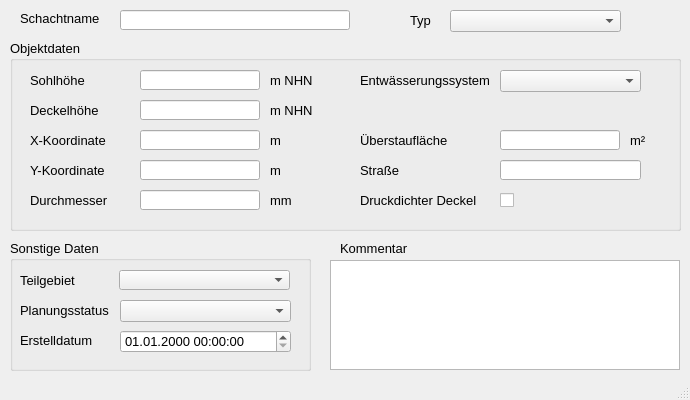
<?xml version="1.0" encoding="UTF-8"?>
<ui version="4.0">
 <class>MainWindow</class>
 <widget class="QMainWindow" name="MainWindow">
  <property name="enabled">
   <bool>true</bool>
  </property>
  <property name="geometry">
   <rect>
    <x>0</x>
    <y>0</y>
    <width>690</width>
    <height>400</height>
   </rect>
  </property>
  <property name="minimumSize">
   <size>
    <width>690</width>
    <height>400</height>
   </size>
  </property>
  <property name="font">
   <font>
    <family>Tahoma</family>
    <pointsize>10</pointsize>
   </font>
  </property>
  <property name="windowTitle">
   <string>Schacht</string>
  </property>
  <widget class="QWidget" name="centralwidget">
   <widget class="QLabel" name="label">
    <property name="geometry">
     <rect>
      <x>20</x>
      <y>10</y>
      <width>90</width>
      <height>16</height>
     </rect>
    </property>
    <property name="text">
     <string>Schachtname</string>
    </property>
   </widget>
   <widget class="QLabel" name="label_14">
    <property name="geometry">
     <rect>
      <x>340</x>
      <y>240</y>
      <width>81</width>
      <height>16</height>
     </rect>
    </property>
    <property name="text">
     <string>Kommentar</string>
    </property>
   </widget>
   <widget class="QLineEdit" name="schnam">
    <property name="geometry">
     <rect>
      <x>120</x>
      <y>10</y>
      <width>230</width>
      <height>20</height>
     </rect>
    </property>
   </widget>
   <widget class="QTextEdit" name="kommentar">
    <property name="geometry">
     <rect>
      <x>330</x>
      <y>260</y>
      <width>350</width>
      <height>110</height>
     </rect>
    </property>
    <property name="minimumSize">
     <size>
      <width>350</width>
      <height>110</height>
     </size>
    </property>
   </widget>
   <widget class="QComboBox" name="schachttyp">
    <property name="geometry">
     <rect>
      <x>450</x>
      <y>10</y>
      <width>171</width>
      <height>22</height>
     </rect>
    </property>
    <property name="font">
     <font>
      <family>Tahoma</family>
      <pointsize>10</pointsize>
      <italic>true</italic>
     </font>
    </property>
    <property name="toolTip">
     <string>&lt;html&gt;&lt;head/&gt;&lt;body&gt;&lt;p&gt;Hier kann der Knotentyp geändert werden&lt;/p&gt;&lt;/body&gt;&lt;/html&gt;</string>
    </property>
    <property name="statusTip">
     <string>Hier kann der Knotentyp geändert werden</string>
    </property>
    <property name="whatsThis">
     <string>Hier kann der Knotentyp geändert werden</string>
    </property>
   </widget>
   <widget class="QLabel" name="label_21">
    <property name="geometry">
     <rect>
      <x>410</x>
      <y>10</y>
      <width>31</width>
      <height>21</height>
     </rect>
    </property>
    <property name="font">
     <font>
      <family>Tahoma</family>
      <pointsize>10</pointsize>
      <italic>false</italic>
     </font>
    </property>
    <property name="text">
     <string>Typ</string>
    </property>
   </widget>
   <widget class="QGroupBox" name="groupBox_2">
    <property name="geometry">
     <rect>
      <x>10</x>
      <y>40</y>
      <width>671</width>
      <height>191</height>
     </rect>
    </property>
    <property name="font">
     <font>
      <family>Tahoma</family>
      <pointsize>10</pointsize>
     </font>
    </property>
    <property name="title">
     <string>Objektdaten</string>
    </property>
    <widget class="QLineEdit" name="x">
     <property name="geometry">
      <rect>
       <x>130</x>
       <y>90</y>
       <width>120</width>
       <height>20</height>
      </rect>
     </property>
     <property name="readOnly">
      <bool>true</bool>
     </property>
    </widget>
    <widget class="QLabel" name="label_3">
     <property name="geometry">
      <rect>
       <x>20</x>
       <y>30</y>
       <width>81</width>
       <height>21</height>
      </rect>
     </property>
     <property name="text">
      <string>Sohlhöhe</string>
     </property>
    </widget>
    <widget class="QLineEdit" name="sohlhoehe">
     <property name="geometry">
      <rect>
       <x>130</x>
       <y>30</y>
       <width>120</width>
       <height>20</height>
      </rect>
     </property>
    </widget>
    <widget class="QLabel" name="label_11">
     <property name="geometry">
      <rect>
       <x>260</x>
       <y>90</y>
       <width>41</width>
       <height>21</height>
      </rect>
     </property>
     <property name="text">
      <string>m</string>
     </property>
    </widget>
    <widget class="QLabel" name="label_5">
     <property name="geometry">
      <rect>
       <x>20</x>
       <y>60</y>
       <width>81</width>
       <height>21</height>
      </rect>
     </property>
     <property name="text">
      <string>Deckelhöhe</string>
     </property>
    </widget>
    <widget class="QLabel" name="label_39">
     <property name="geometry">
      <rect>
       <x>20</x>
       <y>150</y>
       <width>81</width>
       <height>21</height>
      </rect>
     </property>
     <property name="text">
      <string>Durchmesser</string>
     </property>
    </widget>
    <widget class="QLineEdit" name="ueberstauflaeche">
     <property name="geometry">
      <rect>
       <x>490</x>
       <y>90</y>
       <width>120</width>
       <height>20</height>
      </rect>
     </property>
    </widget>
    <widget class="QLabel" name="label_12">
     <property name="geometry">
      <rect>
       <x>260</x>
       <y>120</y>
       <width>41</width>
       <height>21</height>
      </rect>
     </property>
     <property name="text">
      <string>m</string>
     </property>
    </widget>
    <widget class="QLineEdit" name="deckelhoehe">
     <property name="geometry">
      <rect>
       <x>130</x>
       <y>60</y>
       <width>120</width>
       <height>20</height>
      </rect>
     </property>
    </widget>
    <widget class="QLineEdit" name="durchm">
     <property name="geometry">
      <rect>
       <x>130</x>
       <y>150</y>
       <width>120</width>
       <height>20</height>
      </rect>
     </property>
    </widget>
    <widget class="QLabel" name="label_9">
     <property name="geometry">
      <rect>
       <x>20</x>
       <y>120</y>
       <width>81</width>
       <height>21</height>
      </rect>
     </property>
     <property name="text">
      <string>Y-Koordinate</string>
     </property>
    </widget>
    <widget class="QLabel" name="label_28">
     <property name="geometry">
      <rect>
       <x>620</x>
       <y>90</y>
       <width>41</width>
       <height>21</height>
      </rect>
     </property>
     <property name="text">
      <string>m²</string>
     </property>
    </widget>
    <widget class="QLabel" name="label_42">
     <property name="geometry">
      <rect>
       <x>350</x>
       <y>90</y>
       <width>131</width>
       <height>21</height>
      </rect>
     </property>
     <property name="text">
      <string>Überstaufläche</string>
     </property>
    </widget>
    <widget class="QLabel" name="label_10">
     <property name="geometry">
      <rect>
       <x>260</x>
       <y>60</y>
       <width>51</width>
       <height>21</height>
      </rect>
     </property>
     <property name="text">
      <string>m NHN</string>
     </property>
    </widget>
    <widget class="QLabel" name="label_27">
     <property name="geometry">
      <rect>
       <x>260</x>
       <y>150</y>
       <width>41</width>
       <height>21</height>
      </rect>
     </property>
     <property name="text">
      <string>mm</string>
     </property>
    </widget>
    <widget class="QLabel" name="label_8">
     <property name="geometry">
      <rect>
       <x>260</x>
       <y>30</y>
       <width>51</width>
       <height>21</height>
      </rect>
     </property>
     <property name="text">
      <string>m NHN</string>
     </property>
    </widget>
    <widget class="QLabel" name="label_6">
     <property name="geometry">
      <rect>
       <x>20</x>
       <y>90</y>
       <width>81</width>
       <height>21</height>
      </rect>
     </property>
     <property name="text">
      <string>X-Koordinate</string>
     </property>
    </widget>
    <widget class="QLineEdit" name="y">
     <property name="geometry">
      <rect>
       <x>130</x>
       <y>120</y>
       <width>120</width>
       <height>20</height>
      </rect>
     </property>
     <property name="readOnly">
      <bool>true</bool>
     </property>
    </widget>
    <widget class="QCheckBox" name="druckdicht">
     <property name="geometry">
      <rect>
       <x>490</x>
       <y>150</y>
       <width>70</width>
       <height>21</height>
      </rect>
     </property>
     <property name="text">
      <string/>
     </property>
    </widget>
    <widget class="QComboBox" name="entwart">
     <property name="geometry">
      <rect>
       <x>490</x>
       <y>30</y>
       <width>141</width>
       <height>22</height>
      </rect>
     </property>
    </widget>
    <widget class="QLabel" name="label_41">
     <property name="geometry">
      <rect>
       <x>350</x>
       <y>150</y>
       <width>130</width>
       <height>21</height>
      </rect>
     </property>
     <property name="text">
      <string>Druckdichter Deckel</string>
     </property>
    </widget>
    <widget class="QLineEdit" name="strasse">
     <property name="geometry">
      <rect>
       <x>490</x>
       <y>120</y>
       <width>141</width>
       <height>20</height>
      </rect>
     </property>
    </widget>
    <widget class="QLabel" name="label_2">
     <property name="geometry">
      <rect>
       <x>350</x>
       <y>120</y>
       <width>131</width>
       <height>21</height>
      </rect>
     </property>
     <property name="text">
      <string>Straße</string>
     </property>
    </widget>
    <widget class="QLabel" name="label_40">
     <property name="geometry">
      <rect>
       <x>350</x>
       <y>30</y>
       <width>131</width>
       <height>21</height>
      </rect>
     </property>
     <property name="text">
      <string>Entwässerungssystem</string>
     </property>
    </widget>
   </widget>
   <widget class="QGroupBox" name="groupBox_3">
    <property name="geometry">
     <rect>
      <x>10</x>
      <y>240</y>
      <width>301</width>
      <height>131</height>
     </rect>
    </property>
    <property name="font">
     <font>
      <family>Tahoma</family>
      <pointsize>10</pointsize>
     </font>
    </property>
    <property name="title">
     <string>Sonstige Daten</string>
    </property>
    <widget class="QComboBox" name="teilgebiet">
     <property name="geometry">
      <rect>
       <x>109</x>
       <y>30</y>
       <width>171</width>
       <height>20</height>
      </rect>
     </property>
    </widget>
    <widget class="QLabel" name="label_13">
     <property name="geometry">
      <rect>
       <x>10</x>
       <y>30</y>
       <width>71</width>
       <height>20</height>
      </rect>
     </property>
     <property name="text">
      <string>Teilgebiet</string>
     </property>
     <property name="buddy">
      <cstring>simstatus</cstring>
     </property>
    </widget>
    <widget class="QComboBox" name="simstatus">
     <property name="geometry">
      <rect>
       <x>110</x>
       <y>60</y>
       <width>171</width>
       <height>22</height>
      </rect>
     </property>
    </widget>
    <widget class="QgsDateTimeEdit" name="createdat">
     <property name="geometry">
      <rect>
       <x>110</x>
       <y>90</y>
       <width>171</width>
       <height>23</height>
      </rect>
     </property>
     <property name="font">
      <font>
       <family>Tahoma</family>
       <pointsize>10</pointsize>
      </font>
     </property>
     <property name="currentSection">
      <enum>QDateTimeEdit::DaySection</enum>
     </property>
     <property name="displayFormat">
      <string>dd.MM.yyyy HH:mm:ss</string>
     </property>
    </widget>
    <widget class="QLabel" name="label_15">
     <property name="geometry">
      <rect>
       <x>10</x>
       <y>60</y>
       <width>111</width>
       <height>21</height>
      </rect>
     </property>
     <property name="text">
      <string>Planungsstatus</string>
     </property>
     <property name="buddy">
      <cstring>simstatus</cstring>
     </property>
    </widget>
    <widget class="QLabel" name="label_71">
     <property name="geometry">
      <rect>
       <x>10</x>
       <y>90</y>
       <width>151</width>
       <height>21</height>
      </rect>
     </property>
     <property name="text">
      <string>Erstelldatum</string>
     </property>
    </widget>
   </widget>
  </widget>
  <widget class="QMenuBar" name="menubar">
   <property name="geometry">
    <rect>
     <x>0</x>
     <y>0</y>
     <width>690</width>
     <height>22</height>
    </rect>
   </property>
  </widget>
  <widget class="QStatusBar" name="statusbar"/>
 </widget>
 <customwidgets>
  <customwidget>
   <class>QgsDateTimeEdit</class>
   <extends>QDateTimeEdit</extends>
   <header>qgsdatetimeedit.h</header>
  </customwidget>
 </customwidgets>
 <tabstops>
  <tabstop>schnam</tabstop>
  <tabstop>schachttyp</tabstop>
  <tabstop>sohlhoehe</tabstop>
  <tabstop>deckelhoehe</tabstop>
  <tabstop>durchm</tabstop>
  <tabstop>ueberstauflaeche</tabstop>
  <tabstop>kommentar</tabstop>
 </tabstops>
 <resources/>
 <connections/>
</ui>
